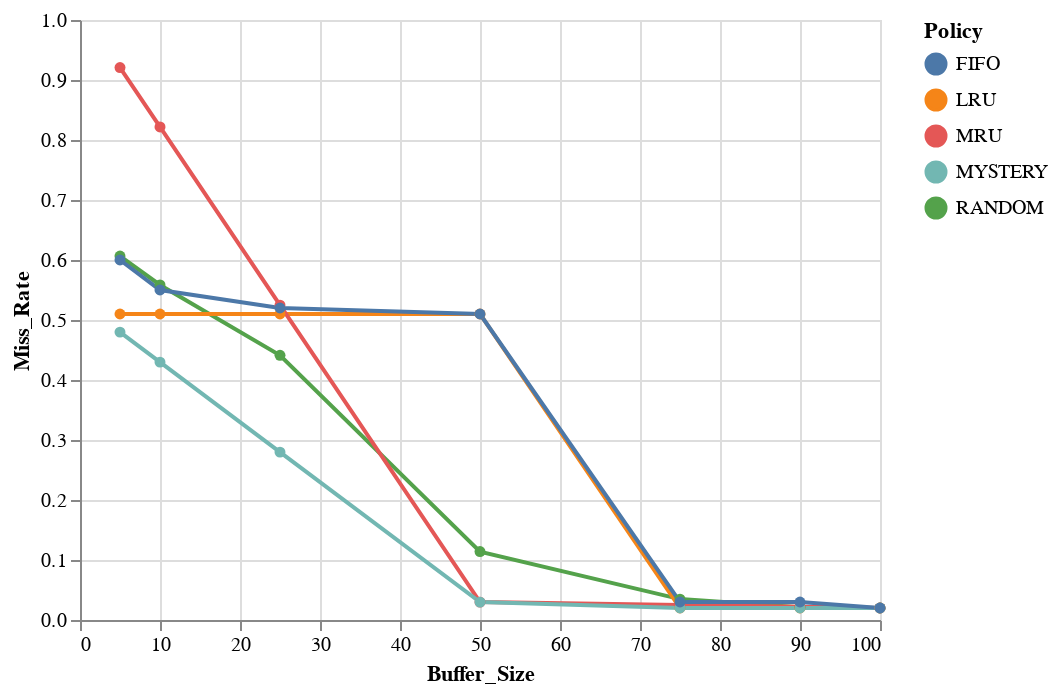

Source (notebook cell):
### Markdown cell above
# Simulate the nested-loops workload

### Code cell
import numpy as np
nested_workload = nestedLoopsWorkload( dataSize )
df = run_policies(nested_workload)
print(df)

# display chart
alt.Chart(df).mark_line(point=True).encode(x='Buffer_Size:Q', y='Miss_Rate:Q', color='Policy')

### Figure 1 — Vega-Lite specification as saved in the notebook (floating-point values rounded to 4 significant figures)
{"config": {"view": {"continuousWidth": 400, "continuousHeight": 300}}, "data": {"name": "data-6823851e616252687716bbeb881c3829"}, "mark": {"type": "line", "point": true}, "encoding": {"color": {"type": "nominal", "field": "Policy"}, "x": {"type": "quantitative", "field": "Buffer_Size"}, "y": {"type": "quantitative", "field": "Miss_Rate"}}, "$schema": "https://vega.github.io/schema/vega-lite/v4.8.1.json", "datasets": {"data-6823851e616252687716bbeb881c3829": [{"Policy": "RANDOM", "Buffer_Size": 5, "Miss_Rate": 0.6066}, {"Policy": "RANDOM", "Buffer_Size": 10, "Miss_Rate": 0.5584}, {"Policy": "RANDOM", "Buffer_Size": 25, "Miss_Rate": 0.4412}, {"Policy": "RANDOM", "Buffer_Size": 50, "Miss_Rate": 0.114}, {"Policy": "RANDOM", "Buffer_Size": 75, "Miss_Rate": 0.0348}, {"Policy": "RANDOM", "Buffer_Size": 90, "Miss_Rate": 0.0212}, {"Policy": "RANDOM", "Buffer_Size": 100, "Miss_Rate": 0.02}, {"Policy": "LRU", "Buffer_Size": 5, "Miss_Rate": 0.51}, {"Policy": "LRU", "Buffer_Size": 10, "Miss_Rate": 0.51}, {"Policy": "LRU", "Buffer_Size": 25, "Miss_Rate": 0.51}, {"Policy": "LRU", "Buffer_Size": 50, "Miss_Rate": 0.51}, {"Policy": "LRU", "Buffer_Size": 75, "Miss_Rate": 0.02}, {"Policy": "LRU", "Buffer_Size": 90, "Miss_Rate": 0.02}, {"Policy": "LRU", "Buffer_Size": 100, "Miss_Rate": 0.02}, {"Policy": "MRU", "Buffer_Size": 5, "Miss_Rate": 0.9208}, {"Policy": "MRU", "Buffer_Size": 10, "Miss_Rate": 0.8218}, {"Policy": "MRU", "Buffer_Size": 25, "Miss_Rate": 0.5248}, {"Policy": "MRU", "Buffer_Size": 50, "Miss_Rate": 0.0298}, {"Policy": "MRU", "Buffer_Size": 75, "Miss_Rate": 0.025}, {"Policy": "MRU", "Buffer_Size": 90, "Miss_Rate": 0.022}, {"Policy": "MRU", "Buffer_Size": 100, "Miss_Rate": 0.02}, {"Policy": "MYSTERY", "Buffer_Size": 5, "Miss_Rate": 0.4798}, {"Policy": "MYSTERY", "Buffer_Size": 10, "Miss_Rate": 0.4298}, {"Policy": "MYSTERY", "Buffer_Size": 25, "Miss_Rate": 0.2798}, {"Policy": "MYSTERY", "Buffer_Size": 50, "Miss_Rate": 0.0298}, {"Policy": "MYSTERY", "Buffer_Size": 75, "Miss_Rate": 0.02}, {"Policy": "MYSTERY", "Buffer_Size": 90, "Miss_Rate": 0.02}, {"Policy": "MYSTERY", "Buffer_Size": 100, "Miss_Rate": 0.02}, {"Policy": "FIFO", "Buffer_Size": 5, "Miss_Rate": 0.6}, {"Policy": "FIFO", "Buffer_Size": 10, "Miss_Rate": 0.55}, {"Policy": "FIFO", "Buffer_Size": 25, "Miss_Rate": 0.52}, {"Policy": "FIFO", "Buffer_Size": 50, "Miss_Rate": 0.51}, {"Policy": "FIFO", "Buffer_Size": 75, "Miss_Rate": 0.03}, {"Policy": "FIFO", "Buffer_Size": 90, "Miss_Rate": 0.03}, {"Policy": "FIFO", "Buffer_Size": 100, "Miss_Rate": 0.02}]}}
